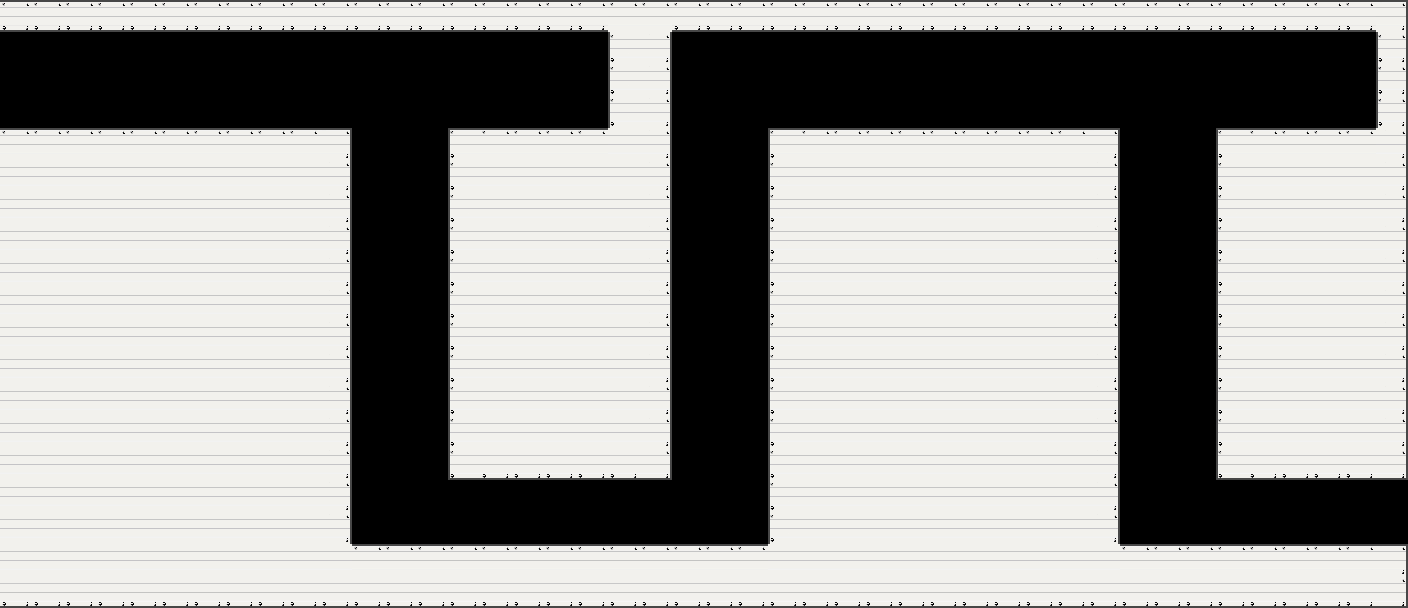

A level layout from a 2D game, rendered from its tile map. Below: a short description, then the map file with tile-grid data replaced by summaries:
An orthogonal 44x19 tile map with 32x32 px tiles, 1 tile layer (metalWalls), 2 tilesets and 55 objects (4x Door, 2x Exit, SpiritRegion).

<map version="1.10" tiledversion="1.10.1" orientation="orthogonal" renderorder="right-down" width="44" height="19" tilewidth="32" tileheight="32" infinite="0" nextlayerid="13" nextobjectid="119">
 <editorsettings>
  <export target="../../nine-lives/assets/tiled/tiledLevel2.json" format="json" />
 </editorsettings>
 <properties>
  <property name="biome" propertytype="biome" value="metal" />
 </properties>
 <tileset firstgid="1" source="wall-tileset.tsx" />
 <tileset firstgid="49" source="objects.tsx" />
 <layer id="1" name="metalWalls" width="44" height="19">
  <data>[836 cells, 570 non-empty, 11 distinct tile ids]</data>
 </layer>
 <objectgroup id="12" name="exits">
  <object id="116" type="Exit" x="-32" y="32" width="32" height="96">
   <properties>
    <property name="type" propertytype="exitType" value="return" />
   </properties>
  </object>
  <object id="118" type="Exit" x="1408" y="480" width="32" height="64" />
 </objectgroup>
 <objectgroup id="10" name="checkpoints">
  <object id="56" gid="53" x="768" y="64" width="32" height="64" />
 </objectgroup>
 <objectgroup id="11" name="spiritRegions">
  <object id="110" type="SpiritRegion" x="1120" y="480" width="288" height="64" />
 </objectgroup>
 <objectgroup id="9" name="wallsPoly">
  <object id="30" x="-192" y="-32">
   <polygon points="192,32 192,64 800,64 800,160 640,160 640,224 640,224 640,512 864,512 864,32" />
  </object>
  <object id="31" x="-192" y="224">
   <polygon points="192,-96 544,-96 544,320 1600,320 1600,384 192,384" />
  </object>
  <object id="107" x="768" y="128">
   <polygon points="0,0 0,416 352,416 352,0" />
  </object>
  <object id="108" x="672" y="32">
   <polygon points="0,0 704,0 736,0 736,-32 0,-32" />
  </object>
  <object id="109" x="1376" y="32">
   <polygon points="0,0 0,96 -160,96 -160,448 32,448 32,0" />
  </object>
  <object id="113" x="768" y="128">
   <properties>
    <property name="climbable" type="bool" value="true" />
   </properties>
   <polygon points="0,0 32,32 32,384 0,416" />
  </object>
 </objectgroup>
 <objectgroup id="5" name="spikes">
  <object id="53" gid="54" x="128" y="64" width="32" height="32" rotation="180" />
  <object id="54" gid="54" x="96" y="64" width="32" height="32" rotation="180" />
  <object id="59" gid="54" x="896" y="64" width="32" height="32" rotation="180" />
  <object id="60" gid="54" x="864" y="64" width="32" height="32" rotation="180" />
 </objectgroup>
 <objectgroup id="6" name="flamethrowers" />
 <objectgroup id="2" name="doors">
  <object id="1" type="Door" x="320" y="32" width="32" height="96">
   <properties>
    <property name="activatorID" value="button1" />
    <property name="totalTicks" type="int" value="15" />
   </properties>
  </object>
  <object id="3" type="Door" x="352" y="160" width="96" height="32">
   <properties>
    <property name="activatorID" value="button2" />
    <property name="closeAngle" type="int" value="90" />
    <property name="totalTicks" type="int" value="15" />
   </properties>
  </object>
  <object id="62" type="Door" x="1088" y="32" width="32" height="96">
   <properties>
    <property name="activatorID" value="button3" />
    <property name="totalTicks" type="int" value="15" />
   </properties>
  </object>
  <object id="63" type="Door" x="1120" y="160" width="96" height="32">
   <properties>
    <property name="activatorID" value="button4" />
    <property name="closeAngle" type="int" value="90" />
    <property name="totalTicks" type="int" value="15" />
   </properties>
  </object>
 </objectgroup>
 <objectgroup id="3" name="lasers">
  <object id="4" gid="58" x="384" y="192" width="32" height="32" rotation="90" />
  <object id="48" gid="58" x="384" y="128" width="32" height="32" rotation="90" />
  <object id="50" gid="58" x="384" y="224" width="32" height="32" rotation="90" />
  <object id="12" gid="58" x="384" y="256" width="32" height="32" rotation="90" />
  <object id="14" gid="58" x="384" y="288" width="32" height="32" rotation="90" />
  <object id="16" gid="58" x="384" y="320" width="32" height="32" rotation="90" />
  <object id="18" gid="58" x="384" y="352" width="32" height="32" rotation="90" />
  <object id="20" gid="58" x="384" y="384" width="32" height="32" rotation="90" />
  <object id="24" gid="58" x="384" y="416" width="32" height="32" rotation="90" />
  <object id="26" gid="58" x="384" y="448" width="32" height="32" rotation="90" />
  <object id="6" gid="58" x="416" y="224" width="32" height="32" rotation="270" />
  <object id="49" gid="58" x="416" y="160" width="32" height="32" rotation="270" />
  <object id="51" gid="58" x="416" y="256" width="32" height="32" rotation="270" />
  <object id="13" gid="58" x="416" y="288" width="32" height="32" rotation="270" />
  <object id="15" gid="58" x="416" y="320" width="32" height="32" rotation="270" />
  <object id="17" gid="58" x="416" y="352" width="32" height="32" rotation="270" />
  <object id="19" gid="58" x="416" y="384" width="32" height="32" rotation="270" />
  <object id="21" gid="58" x="416" y="416" width="32" height="32" rotation="270" />
  <object id="25" gid="58" x="416" y="448" width="32" height="32" rotation="270" />
  <object id="27" gid="58" x="416" y="480" width="32" height="32" rotation="270" />
  <object id="86" gid="58" x="1152" y="192" width="32" height="32" rotation="90" />
  <object id="87" gid="58" x="1152" y="128" width="32" height="32" rotation="90" />
  <object id="88" gid="58" x="1152" y="224" width="32" height="32" rotation="90" />
  <object id="94" gid="58" x="1152" y="256" width="32" height="32" rotation="90" />
  <object id="95" gid="58" x="1152" y="288" width="32" height="32" rotation="90" />
  <object id="114" gid="58" x="1152" y="320" width="32" height="32" rotation="90" />
  <object id="96" gid="58" x="1184" y="224" width="32" height="32" rotation="270" />
  <object id="97" gid="58" x="1184" y="160" width="32" height="32" rotation="270" />
  <object id="98" gid="58" x="1184" y="256" width="32" height="32" rotation="270" />
  <object id="104" gid="58" x="1184" y="288" width="32" height="32" rotation="270" />
  <object id="105" gid="58" x="1184" y="320" width="32" height="32" rotation="270" />
  <object id="115" gid="58" x="1184" y="352" width="32" height="32" rotation="270" />
 </objectgroup>
 <objectgroup id="4" name="activators">
  <object id="7" gid="49" x="192" y="96" width="32" height="32">
   <properties>
    <property name="id" value="button1" />
    <property name="type" propertytype="activators" value="button" />
   </properties>
  </object>
  <object id="8" gid="49" x="544" y="96" width="32" height="32">
   <properties>
    <property name="id" value="button2" />
    <property name="type" propertytype="activators" value="button" />
   </properties>
  </object>
  <object id="61" gid="49" x="960" y="96" width="32" height="32">
   <properties>
    <property name="id" value="button3" />
    <property name="type" propertytype="activators" value="button" />
   </properties>
  </object>
  <object id="106" gid="49" x="1312" y="96" width="32" height="32">
   <properties>
    <property name="id" value="button4" />
    <property name="type" propertytype="activators" value="button" />
   </properties>
  </object>
 </objectgroup>
 <objectgroup id="8" name="cat">
  <object id="55" gid="52" x="0" y="96" width="40" height="34" />
 </objectgroup>
</map>
